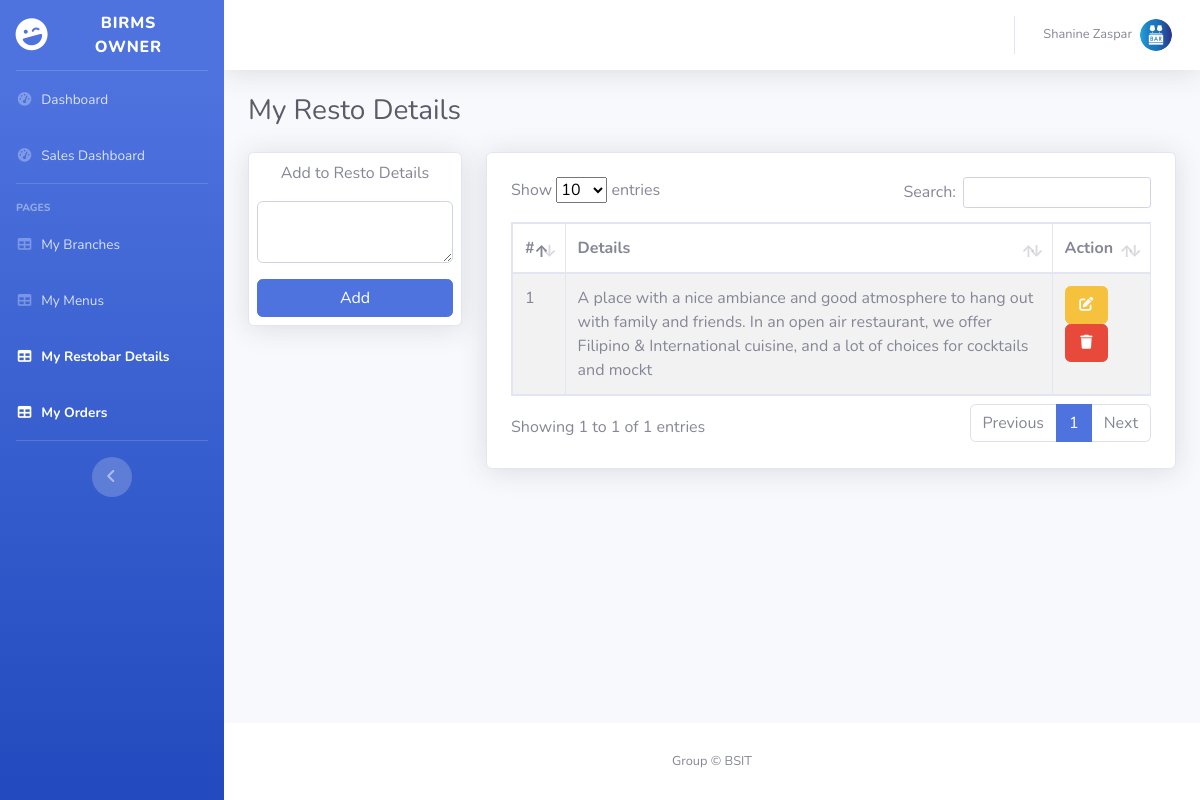
Screenshot of /owner/resto_details.php (signed in) with the database file from the repository.
### tables this page shows
CREATE TABLE `owner` (
  `id` int(11) NOT NULL,
  `owner_id` varchar(50) NOT NULL,
  `firstname` varchar(100) NOT NULL,
  `middlename` varchar(100) DEFAULT NULL,
  `lastname` varchar(100) NOT NULL,
  `email` varchar(100) NOT NULL,
  `password` varchar(100) NOT NULL,
  `contact_num` varchar(11) NOT NULL,
  `address` varchar(100) NOT NULL,
  `profile` varchar(250) DEFAULT NULL,
  `status` int(11) NOT NULL
);

CREATE TABLE `restobar_details` (
  `id` int(11) NOT NULL,
  `owner_id` varchar(50) NOT NULL,
  `details` varchar(200) NOT NULL
);

### inc/function.php (called while the page is built, shortened)
<?php
    class Connection{
        public $host = "localhost";
        public $user = "u510162695_birms_db";
        public $password = "1Birms_db";
        public $db_name = "u510162695_birms_db";
        public function __construct(){
            $this->conn = mysqli_connect($this->host, $this->user, $this->password, $this->db_name);
        }
    }
    class dataOperation extends Connection{
        public function displayOwnerDets($id){
            $sql = mysqli_query($this->conn, "SELECT * FROM owner WHERE owner_id = '$id'");
            $array = array();
            $row = mysqli_fetch_assoc($sql);
            $array[] = $row;
            return $array;
        }
         public function displayDetails($id){
            $sql = mysqli_query($this->conn, "SELECT * FROM restobar_details WHERE owner_id='$id'");
            $array = array();
            while($row = mysqli_fetch_assoc($sql)){
                $array[] = $row;
            }
            return $array;
        }
    }
    $oop = new dataOperation;

### owner/resto_details.php (the view, shortened to what this page needs)
<?php
require_once('../inc/function.php');
?>
<!DOCTYPE html>
<html lang="en">
<head>
    <link href="../vendor/fontawesome-free/css/all.min.css" rel="stylesheet" type="text/css">
    <link href="../css/sb-admin-2.min.css" rel="stylesheet">
    <link href="../css/datatables.min.css" rel="stylesheet">
</head>
<body id="page-top">
    <div id="wrapper">
        <ul class="navbar-nav bg-gradient-primary sidebar sidebar-dark accordion" id="accordionSidebar">
            <a class="sidebar-brand d-flex align-items-center justify-content-center" href="#">
                <div class="sidebar-brand-icon rotate-n-15">
                    <i class="fas fa-laugh-wink"></i>
                </div>
                <div class="sidebar-brand-text mx-3">BIRMS Owner</div>
            </a>
            <hr class="sidebar-divider my-0">
          <li class="nav-item ">
                <a class="nav-link" href="index.php">
                    <i class="fas fa-fw fa-tachometer-alt"></i>
                    <span>Dashboard</span></a>
            </li>
            <li class="nav-item">
    <a class="nav-link" href="sales.php">
        <i class="fas fa-fw fa-tachometer-alt"></i>
        <span> Sales Dashboard</span></a>
</li>
            <hr class="sidebar-divider">
            <div class="sidebar-heading">
                Pages
            </div>
            <li class="nav-item ">
                <a class="nav-link" href="branch.php">
                    <i class="fas fa-fw fa-table"></i>
                    <span>My Branches</span></a>
            </li>
             <li class="nav-item  ">
                <a class="nav-link" href="menu.php">
                    <i class="fas fa-fw fa-table"></i>
                    <span>My Menus</span></a>
            </li>
            <li class="nav-item active">
                <a class="nav-link" href="resto_details.php">
                    <i class="fas fa-fw fa-table"></i>
                    <span>My Restobar Details</span></a>
            </li>
            <li class="nav-item active">
                  <a class="nav-link" href="order.php">
                  <i class="fas fa-fw fa-table"></i>
                   <span>My Orders</span></a>
            </li>
            <hr class="sidebar-divider d-none d-md-block">
            <div class="text-center d-none d-md-inline">
                <button class="rounded-circle border-0" id="sidebarToggle"></button>
            </div>
        </ul>
        <div id="content-wrapper" class="d-flex flex-column">
            <div id="content">
                <nav class="navbar navbar-expand navbar-light bg-white topbar mb-4 static-top shadow">
                    <ul class="navbar-nav ml-auto">
                        <li class="nav-item dropdown no-arrow">
                            <a class="nav-link dropdown-toggle" href="#" id="userDropdown" role="button"
                                data-toggle="dropdown" aria-haspopup="true" aria-expanded="false">
                                <?php
                                $myrow = $oop->displayOwnerDets($_SESSION['owner_id']);
                                foreach($myrow as $row){
                                ?>
                                <span class="mr-2 d-none d-lg-inline text-gray-600 small"><?=$row['firstname']." ".$row['lastname']?>r</span>
                                <img class="img-profile rounded-circle"
                                    src="../img/profiles/<?php if(empty($row['profile'])){ echo 'owner.png'; }else{ echo $row['profile'];}?>">
                                <?php
                                }
                                ?>
                            </a>
                        </li>
                    </ul>
                </nav>
                <div class="container-fluid">
                    <div class="d-sm-flex align-items-center justify-content-between mb-4">
                        <h1 class="h3 mb-0 text-gray-800">My Resto Details</h1>
                    </div>
                    <div class="row">
                        <div class="col-md-3">
                        <?php
									if (isset($_GET['update'])) {
										$id = $_GET['update'];
										$myrow = $oop->displayDetailsByID($id);
											foreach ($myrow as $rows){
											?>
											<form action="" method="POST">
												<div class="card shadow p-2">
													<span class="mb-3 text-center"> Update Resto Details</span>
													<textarea class="form-control mb-3" name="details"><?=$rows['details']?></textarea>
                                                    <input type="text" name="id" value="<?=$rows['id']?>" style="display: none;" required>
													<button type="submit" class="btn btn-primary mb-1" name="updateDetails"> Save</button>
													<a href="?" class="btn btn-info">Cancel</a>
												</div>
											</form>
											<?php
											}
									}else {
										?>
										<form action="" method="POST">
										<div class="card shadow p-2">
											<span class="mb-3 text-center"> Add to Resto Details</span>
											<textarea class="form-control mb-3" name="details" aria-label="With textarea"></textarea>
											<button type="submit" class="btn btn-primary" name="addDetails"> Add</button>
										</div>
										</form>
										<?php
									}
									?>
                        </div>
                        <div class="col">
                        <div class="card shadow mb-4 p-4 w-100">
                            <div class="data_table">
                                <table id="dashprint" class="table table-striped table-bordered">
                                    <thead class="table">
                                        <tr>
                                            <th>#</th>
                                            <th>Details</th>
                                            <th>Action</th>
                                        </tr>
                                    </thead>
                                    <tbody>
                                        <?php
                                        $myrow = $oop->displayDetails($_SESSION['owner_id']);
                                        $k = 1;
                                        foreach($myrow as $row){
                                            ?>
                                            <tr>
                                                <td><?=$k++?></td>
                                                <td><?=$row['details']?></td>
                                                <td>
                                                    <a href="?update=<?=$row['id']?>" class="btn btn-warning "> <i class="fas fa-edit fa-sm fa-fw"></i></a>
                                                    <a href="#" data-toggle="modal" data-target="#deleteModal<?=$row['id']?>" class="btn btn-danger "> <i class="fas fa-trash fa-sm fa-fw"></i></a>
                                                </td>
                                            </tr>
                                            <?php
                                        }
                                        ?>
                                    </tbody>
                                </table>
                            </div>
                        </div>
                        </div>
                    </div>
                </div>
            </div>
            <footer class="sticky-footer bg-white">
                <div class="container my-auto">
                    <div class="copyright text-center my-auto">
                        <span>Group &copy; BSIT</span>
                    </div>
                </div>
            </footer>
        </div>
    </div>
</body>
</html>

### rows the page displays
owner: firstname "Shanine", lastname "Zaspa"
restobar_details: details "A place with a nice ambiance and good atmosphere to hang out with family and friends. In an open air restaurant, we offer Filipino & International cuisine, and a lot of choices for cocktails and mockt"
